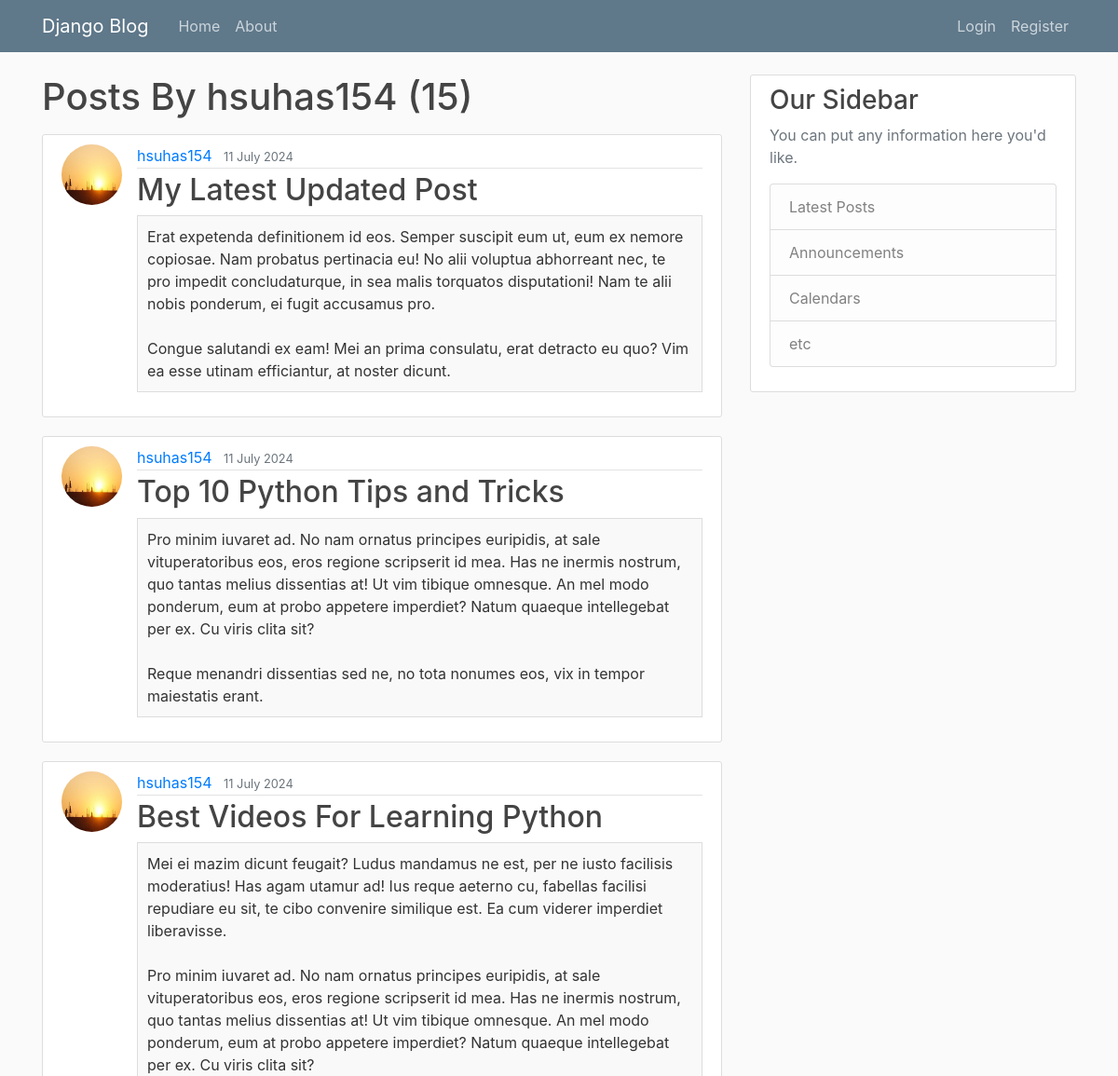
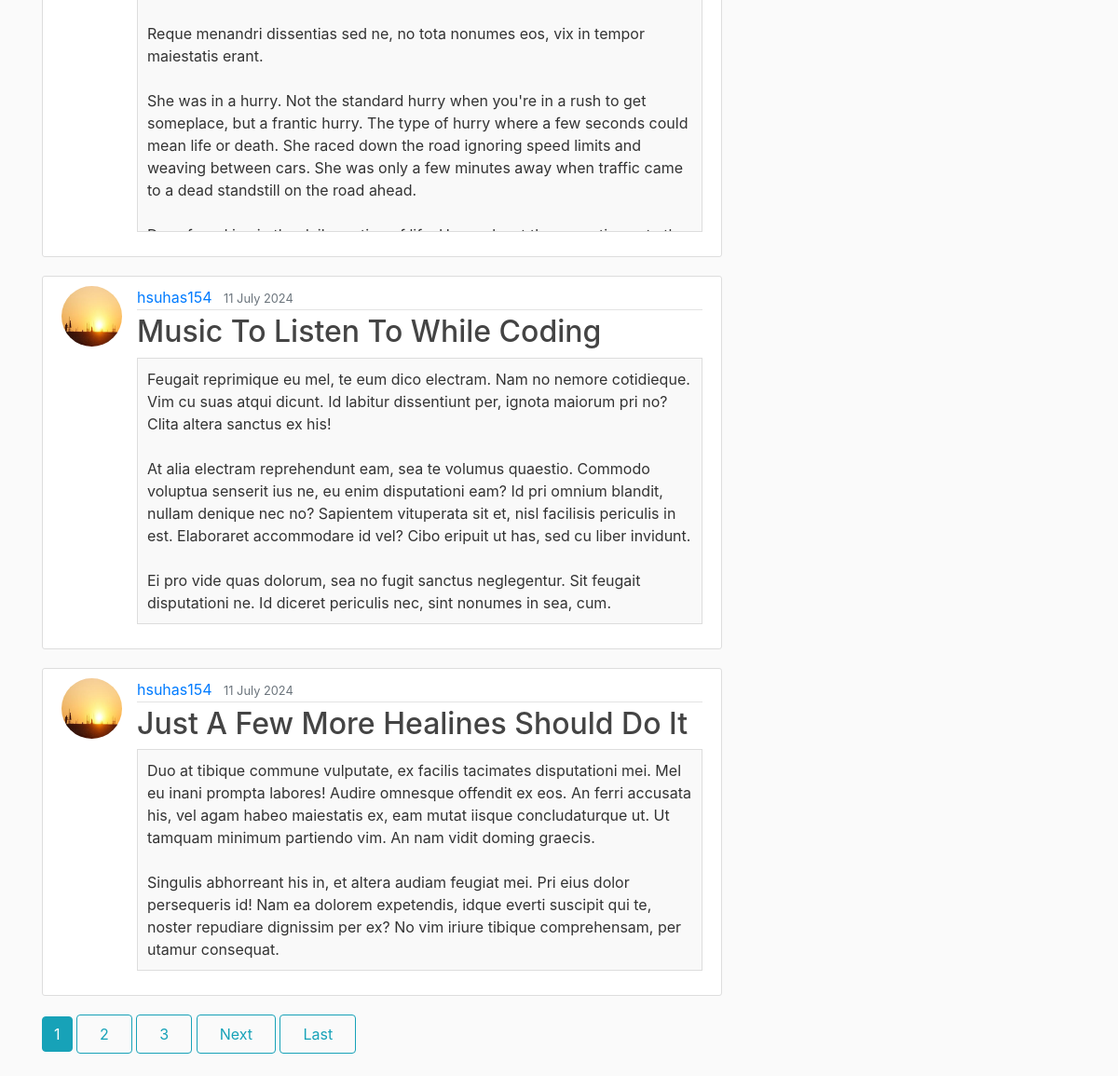
The page /user/hsuhas154 on the database its author committed (2 pictures, top to bottom).
### blog/models.py (models this page shows, shortened)
class Post(models.Model):
    title = models.CharField(max_length = 100)
    content = models.TextField()
    date_posted = models.DateTimeField(default = timezone.now)
    author = models.ForeignKey(User, on_delete = models.CASCADE)

### users/models.py (models this page shows, shortened)
class Profile(models.Model):
    user = models.OneToOneField(User, on_delete=models.CASCADE)
    image = models.ImageField(default='default.jpg', upload_to='profile_pics')

### blog/views.py (the view)
# urls.py: path('user/<str:username>', UserPostListView.as_view(), name = 'user-posts'),
class UserPostListView(ListView): # Don't Copy
    model = Post
    template_name = 'blog/user_posts.html' # <app>/<model>_<viewtype>.html
    context_object_name = 'posts'
    paginate_by = 5
    def get_queryset(self):
        user = get_object_or_404(User, username=self.kwargs.get('username'))
        return Post.objects.filter(author=user).order_by('-date_posted')

### blog/templates/blog/user_posts.html (shortened to what this page needs)
{% extends "blog/base.html" %}
{% block content %}
    <h1 class = "mb-3">Posts By {{ view.kwargs.username }} ({{ page_obj.paginator.count }})</h1>
    {% for post in posts %}
    <article class="media content-section">
      <img class="rounded-circle article-img" src="{{ post.author.profile.image.url }}">
        <div class="media-body">
          <div class="article-metadata">
            <a class="mr-2" href="{% url 'user-posts' post.author.username %}">{{ post.author }}</a>
            <small class="text-muted">{{ post.date_posted|date:"d F Y" }}</small>
          </div>
          <h2><a class="article-title" href="{% url 'post-detail' post.id %}">{{ post.title }}</a></h2>
          <p class="article-content">{{ post.content }}</p>
        </div>
    </article>
    {% endfor %}
    {% if is_paginated %}
      {% for num in page_obj.paginator.page_range %}
        {% if page_obj.number == num %}
          <a class="btn btn-info mb-4" href="?page={{ num }}">{{ num }}</a>
        {% elif num > page_obj.number|add:'-3' and num < page_obj.number|add:'3' %}
        <a class="btn btn-outline-info mb-4" href="?page={{ num }}">{{ num }}</a>
        {% endif %}
      {% endfor %}
      {% if page_obj.has_next %}
        <a class="btn btn-outline-info mb-4" href="?page={{ page_obj.next_page_number }}">Next</a>
        <a class="btn btn-outline-info mb-4" href="?page={{ page_obj.paginator.num_pages }}">Last</a>
      {% endif %}
    {% endif %}
{% endblock content %}

### blog/static/blog/main.css (style rules this page uses)
body { background: #fafafa; color: #333333; margin-top: 5rem; }
h1, h2, h3, h4, h5, h6 { color: #444444; }
.content-section { background: #ffffff; padding: 10px 20px; border: 1px solid #dddddd; border-radius: 3px; margin-bottom: 20px; }
.article-title { color: #444444; }
.article-content { white-space: pre-line; max-height: 500px; overflow-y: auto; padding: 10px; border: 1px solid #ddd; background-color: #f9f9f9; }
.article-img { height: 65px; width: 65px; margin-right: 16px; }
.article-metadata { padding-bottom: 1px; margin-bottom: 4px; border-bottom: 1px solid #e3e3e3 }
.btn-outline-info { width: auto; padding: 0.5rem 1.5rem; }

### rows shown on the page
Post: author.profile.image (picture), author "hsuhas154", date_posted "11 July 2024", title "My Latest Updated Post", content "Erat expetenda definitionem id eos. Semper suscipit eum ut, eum ex nemore copiosae. Nam probatus pertinacia eu! No alii voluptua abhorreant nec, te pro impedit concludaturque, in sea malis torquatos disputationi! Nam te alii nobis ponderum, ei fugit accusamus pro. Congue salutandi ex eam! Mei an prima consulatu, erat detracto eu quo? Vim ea esse utinam efficiantur, at noster dicunt."
Post: author.profile.image (picture), author "hsuhas154", date_posted "11 July 2024", title "Top 10 Python Tips and Tricks", content "Pro minim iuvaret ad. No nam ornatus principes euripidis, at sale vituperatoribus eos, eros regione scripserit id mea. Has ne inermis nostrum, quo tantas melius dissentias at! Ut vim tibique omnesque. An mel modo ponderum, eum at probo appetere imperdiet? Natum quaeque intellegebat per ex. Cu viris clita sit? Reque menandri dissentias sed ne, no tota nonumes eos, vix in tempor maiestatis erant."
Post: author.profile.image (picture), author "hsuhas154", date_posted "11 July 2024", title "Best Videos For Learning Python", content "Mei ei mazim dicunt feugait? Ludus mandamus ne est, per ne iusto facilisis moderatius! Has agam utamur ad! Ius reque aeterno cu, fabellas facilisi repudiare eu sit, te cibo convenire similique est. Ea cum viderer imperdiet liberavisse. Pro minim iuvaret ad. No nam ornatus principes euripidis, at sale vituperatoribus eos, eros regione scripserit id mea. Has ne inermis nostrum, quo tantas melius dissentias at! Ut vim tibique omnesque. An mel modo ponderum, eum at probo appetere imperdiet? Natum quaeque intellegebat per ex. Cu viris clita sit? Reque menandri dissentias sed ne, no tota nonumes eos, vix in tempor maiestatis erant. She was in a hurry. Not the standard hurry when you're in a rush…"
Post: author.profile.image (picture), author "hsuhas154", date_posted "11 July 2024", title "Music To Listen To While Coding", content "Feugait reprimique eu mel, te eum dico electram. Nam no nemore cotidieque. Vim cu suas atqui dicunt. Id labitur dissentiunt per, ignota maiorum pri no? Clita altera sanctus ex his! At alia electram reprehendunt eam, sea te volumus quaestio. Commodo voluptua senserit ius ne, eu enim disputationi eam? Id pri omnium blandit, nullam denique nec no? Sapientem vituperata sit et, nisl facilisis periculis in est. Elaboraret accommodare id vel? Cibo eripuit ut has, sed cu liber invidunt. Ei pro vide quas dolorum, sea no fugit sanctus neglegentur. Sit feugait disputationi ne. Id diceret periculis nec, sint nonumes in sea, cum."
Post: author.profile.image (picture), author "hsuhas154", date_posted "11 July 2024", title "Just A Few More Healines Should Do It", content "Duo at tibique commune vulputate, ex facilis tacimates disputationi mei. Mel eu inani prompta labores! Audire omnesque offendit ex eos. An ferri accusata his, vel agam habeo maiestatis ex, eam mutat iisque concludaturque ut. Ut tamquam minimum partiendo vim. An nam vidit doming graecis. Singulis abhorreant his in, et altera audiam feugiat mei. Pri eius dolor persequeris id! Nam ea dolorem expetendis, idque everti suscipit qui te, noster repudiare dignissim per ex? No vim iriure tibique comprehensam, per utamur consequat."

### other values the page prints
{{ view.kwargs.username }} "hsuhas154"
{{ page_obj.paginator.count }} "15"
{{ num }} "1"
{{ num }} "2" "3"
